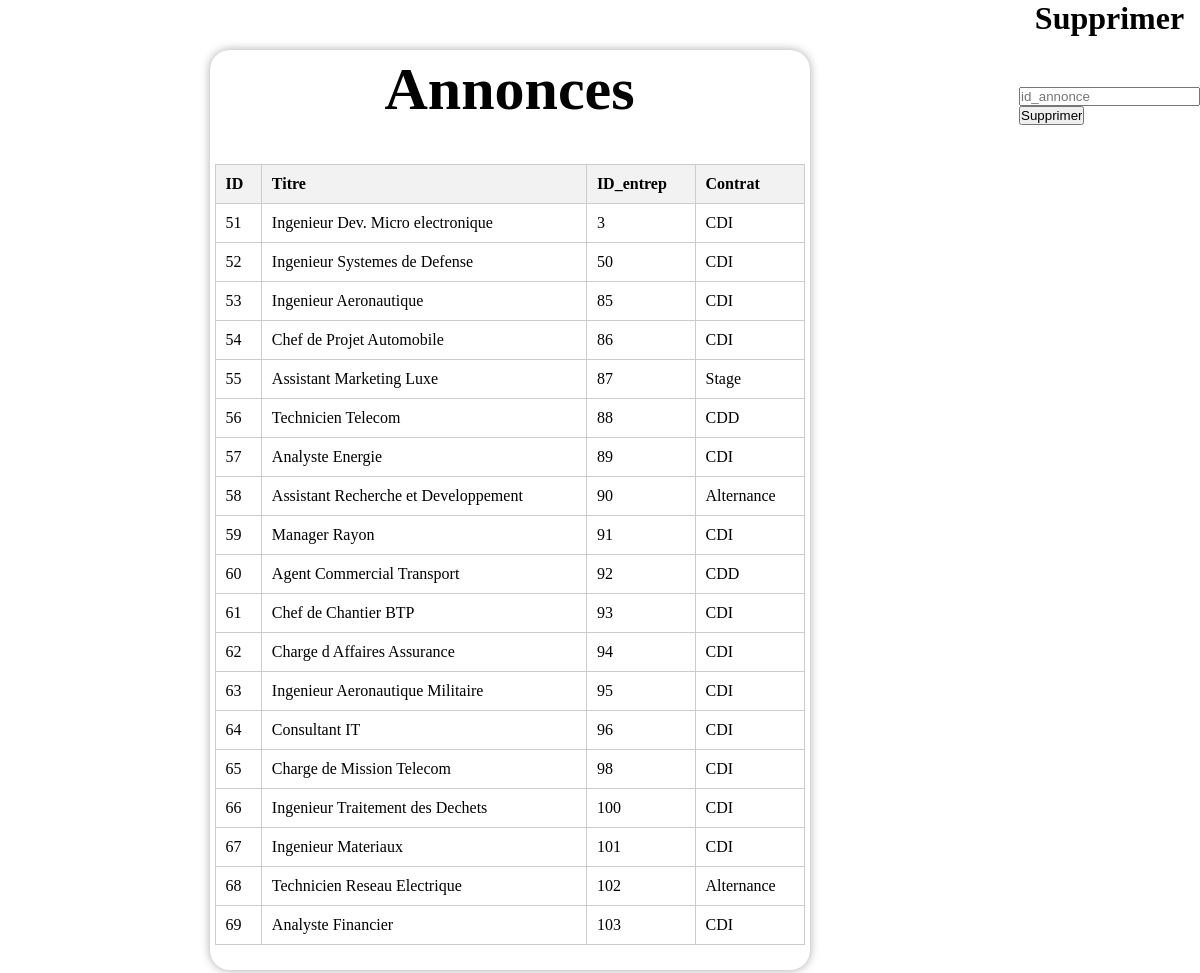
The page /admin/annonce/annoncesupp.php on the database its author committed.
### tables this page shows
CREATE TABLE `annonces` (
  `id_annonces` int NOT NULL,
  `titre` varchar(45) NOT NULL,
  `id_entrep` int NOT NULL,
  `contrat` enum('CDD','CDI','Stage','Alternance') NOT NULL,
  `offre` varchar(600) NOT NULL,
  `salaire` varchar(50) NOT NULL
);

### admin/annonce/annoncesupp.php (the view, shortened to what this page needs)
<?php
include '../../include/supp/suppannonce.php';
$query = $db->prepare("SELECT * FROM annonces");
$query->execute();
$results = $query->fetchAll(PDO::FETCH_ASSOC);
?>
<!DOCTYPE html>
<html lang="en">
<head>
    <link rel="stylesheet" href="../../css/stylelogin.css">
</head>
<body>
    <div class="container">
        <h1>Annonces</h1>
        <table border="1">
            <thead>
                <tr>
                    <th>ID</th>
                    <th>Titre</th>
                    <th>ID_entrep</th>
                    <th>Contrat</th>
                </tr>
            </thead>
            <tbody>
                <?php
                foreach ($results as $row): ?>
                    <tr>
                        <td><?php echo htmlspecialchars($row['id_annonces']); ?></td>
                        <td><?php echo htmlspecialchars($row['titre']); ?></td>
                        <td><?php echo htmlspecialchars($row['id_entrep']); ?></td>
                        <td><?php echo htmlspecialchars($row['contrat']); ?></td>
                    </tr>
                <?php endforeach; ?>
            </tbody>
        </table>
    </div>
    <div class="container2">
        <div class="modif">
            <h1>Supprimer</h1>
            <form method="POST">
                <input type="text" name="id_annonce" id="id_annonce" placeholder="id_annonce" required><br />
                <input type="submit" name="send" id="send" value="Supprimer">
            </form>
        </div>
    </div>
</body>
</html>

### css/stylelogin.css (style rules this page uses)
* { margin: 0; padding: 0; box-sizing: border-box; }
.container h1 { font-size: 60px; margin-bottom: 40px; }
.modif h1 { text-align: center; margin-bottom: 50px; }
body { display: flex; flex-direction: row; }
.container:has(table) { width: auto; height: auto; }
body { max-width: 100%; overflow-x: hidden; }
.container { margin: 50px auto; padding: 5px; border-radius: 20px; display: flex; align-items: center; justify-content: center; flex-direction: column; width: 100%; max-width: 600px; background-color: white; box-shadow: 0 0px 10px darkgray; }
table { width: 100%; border-collapse: collapse; margin-bottom: 20px; }
th, td { border: 1px solid #ccc; padding: 10px; text-align: left; word-wrap: break-word; }
th { background-color: #f2f2f2; }
.container:has(table) { width: 100%; }

### rows shown on the page
annonces: id_annonces "51", titre "Ingenieur Dev. Micro electronique", id_entrep "3", contrat "CDI"
annonces: id_annonces "52", titre "Ingenieur Systemes de Defense", id_entrep "50", contrat "CDI"
annonces: id_annonces "53", titre "Ingenieur Aeronautique", id_entrep "85", contrat "CDI"
annonces: id_annonces "54", titre "Chef de Projet Automobile", id_entrep "86", contrat "CDI"
annonces: id_annonces "55", titre "Assistant Marketing Luxe", id_entrep "87", contrat "Stage"
annonces: id_annonces "56", titre "Technicien Telecom", id_entrep "88", contrat "CDD"
annonces: id_annonces "57", titre "Analyste Energie", id_entrep "89", contrat "CDI"
annonces: id_annonces "58", titre "Assistant Recherche et Developpement", id_entrep "90", contrat "Alternance"
annonces: id_annonces "59", titre "Manager Rayon", id_entrep "91", contrat "CDI"
annonces: id_annonces "60", titre "Agent Commercial Transport", id_entrep "92", contrat "CDD"
annonces: id_annonces "61", titre "Chef de Chantier BTP", id_entrep "93", contrat "CDI"
annonces: id_annonces "62", titre "Charge d Affaires Assurance", id_entrep "94", contrat "CDI"
annonces: id_annonces "63", titre "Ingenieur Aeronautique Militaire", id_entrep "95", contrat "CDI"
annonces: id_annonces "64", titre "Consultant IT", id_entrep "96", contrat "CDI"
annonces: id_annonces "65", titre "Charge de Mission Telecom", id_entrep "98", contrat "CDI"
annonces: id_annonces "66", titre "Ingenieur Traitement des Dechets", id_entrep "100", contrat "CDI"
annonces: id_annonces "67", titre "Ingenieur Materiaux", id_entrep "101", contrat "CDI"
annonces: id_annonces "68", titre "Technicien Reseau Electrique", id_entrep "102", contrat "Alternance"
annonces: id_annonces "69", titre "Analyste Financier", id_entrep "103", contrat "CDI"
